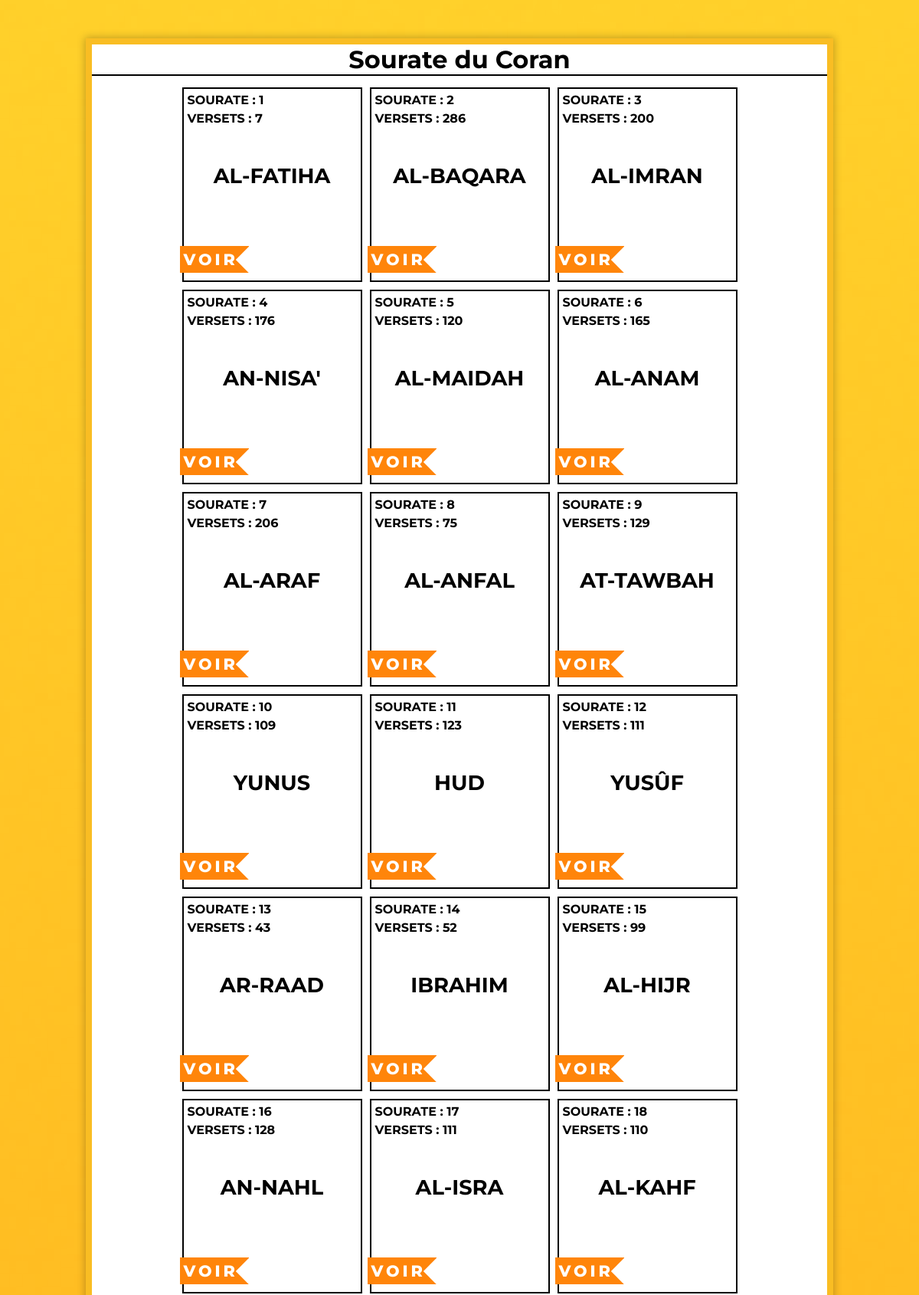
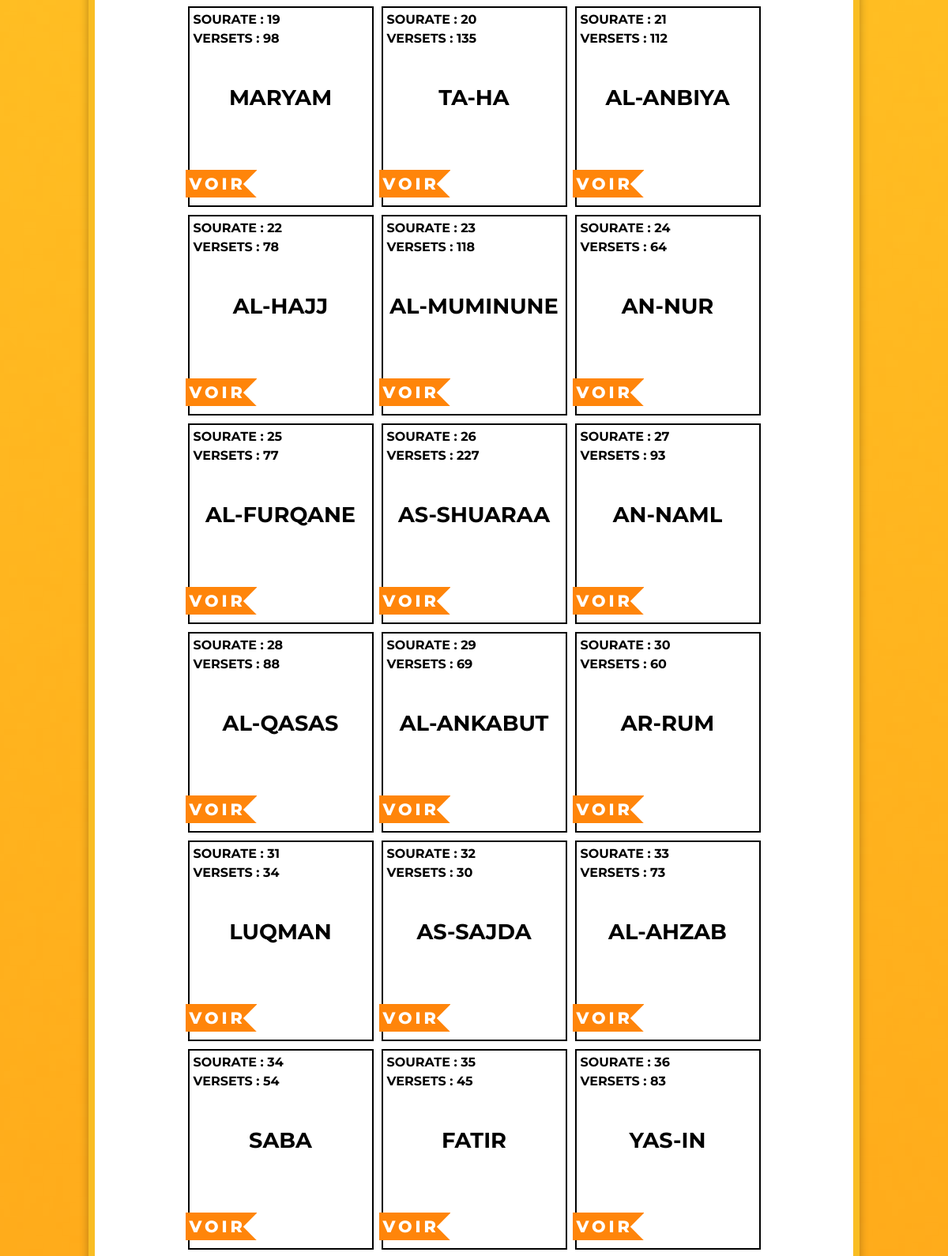
/quran (upper part), run on the app's committed database (2 pictures, top to bottom).
### tables this page shows
CREATE TABLE "quransouh" (
	"id"	INTEGER,
	"name"	TEXT,
	"phonetic"	TEXT,
	"arabe"	TEXT,
	"france"	TEXT,
	"number"	TEXT,
	"versetnum"	TEXT,
	PRIMARY KEY("id" AUTOINCREMENT)
);

### main.py (the view)
@app.route("/quran")
def coranpage():
    try:
        connect = sqlite3.connect('data.db')
        cursor = connect.cursor()
        res = cursor.execute('SELECT * FROM quransouh').fetchall()
        return render_template('souh.html', r=res)
    except Exception as e:
        print(e)
    finally:
        connect.close()

### templates/souh.html (shortened to what this page needs)
<!DOCTYPE html>
<html lang="en">
<head>
    <link rel="stylesheet" href="../static/style.css">
</head>
<body>
    <div class="souhbloc">
        <div class="topbls">
            <h1 class="topbltitle">Sourate du Coran</h1>
            <div class="line"></div>
        </div>
        <div class="middlebls">
            {%for re in r%}
            <div class="suhlist">
                <h2 class="suhtitle">{{re[1]}}</h2>
                <h4 class="numsuh">Sourate : {{re[5]}}</h4>
                <h4 class="numbverset">Versets : {{re[6]}}</h4>
                <a href="{{url_for('coranpages', id=re[5])}}" class="learnsuh">Voir</a>
            </div>
            {%endfor%}
        </div>
    </div>
</body>
</html>

### static/style.css (style rules this page uses)
* { padding: 0; margin:0; }
body { background: url(img/bglineargradient.png) no-repeat center center fixed; -webkit-background-size: cover; -moz-background-size: cover; -o-background-size: cover; background-size: cover; font-family: 'Roboto Slab'; }
a { text-decoration: none; color: white; }
.souhbloc { width: 80%; height: 70%; background-color: white; border: 8px solid #F9BD23; box-shadow: 0px 0px 10px 1px rgba(0, 0, 0, 0.25); margin-left: auto; margin-right: auto; margin-top: 50px; }
.line { width: 100%; height: 2px; background-color: #000000; }
.middlebls { margin: 15px 0 15px 0; width: 100%; display: grid; grid-template-columns: repeat(auto-fill, 235px); justify-content: center; gap: 10px; }
.suhlist { position: relative; height: 250px; border: #000000 2px solid; font-family:'Montserrat'; text-transform: uppercase; }
.learnsuh { background-color: #FF850A; text-transform: uppercase; letter-spacing: 4px; padding: 5px; width: 35%; position: absolute; bottom: 10px; transform: translateX(-5px); transition: transform .15s ease-in; font-weight: 800; font-size: 1.3em; }
.learnsuh::after { content: ''; background-color: white; width: 25px; height: 25px; position: absolute; right:-13px; top: 50%; transform: translateY(-50%) rotate(45deg); pointer-events: none; }
.suhtitle { position: absolute; top: 45%; left: 50%; transform: translate(-50%,-50%); width: 100%; text-align: center; font-size: 1.7em; }
.numsuh, .numbverset { margin: 5px; }
.topbltitle { font-family: "Montserrat"; text-align: center; }

### data on the page
quransouh: name "AL-FATIHA", number "1", versetnum "7"
quransouh: name "AL-BAQARA", number "2", versetnum "286"
quransouh: name "AL-IMRAN", number "3", versetnum "200"
quransouh: name "AN-NISA'", number "4", versetnum "176"
quransouh: name "AL-MAIDAH", number "5", versetnum "120"
quransouh: name "AL-ANAM", number "6", versetnum "165"
quransouh: name "AL-ARAF", number "7", versetnum "206"
quransouh: name "AL-ANFAL", number "8", versetnum "75"
quransouh: name "AT-TAWBAH", number "9", versetnum "129"
quransouh: name "YUNUS", number "10", versetnum "109"
quransouh: name "HUD", number "11", versetnum "123"
quransouh: name "YUSÛF", number "12", versetnum "111"
quransouh: name "AR-RAAD", number "13", versetnum "43"
quransouh: name "IBRAHIM", number "14", versetnum "52"
quransouh: name "AL-HIJR", number "15", versetnum "99"
quransouh: name "AN-NAHL", number "16", versetnum "128"
quransouh: name "AL-ISRA", number "17", versetnum "111"
quransouh: name "AL-KAHF", number "18", versetnum "110"
quransouh: name "MARYAM", number "19", versetnum "98"
quransouh: name "TA-HA", number "20", versetnum "135"
quransouh: name "AL-ANBIYA", number "21", versetnum "112"
quransouh: name "AL-HAJJ", number "22", versetnum "78"
quransouh: name "AL-MUMINUNE", number "23", versetnum "118"
quransouh: name "AN-NUR", number "24", versetnum "64"
quransouh: name "AL-FURQANE", number "25", versetnum "77"
quransouh: name "AS-SHUARAA", number "26", versetnum "227"
quransouh: name "AN-NAML", number "27", versetnum "93"
quransouh: name "AL-QASAS", number "28", versetnum "88"
quransouh: name "AL-ANKABUT", number "29", versetnum "69"
quransouh: name "AR-RUM", number "30", versetnum "60"
quransouh: name "LUQMAN", number "31", versetnum "34"
quransouh: name "AS-SAJDA", number "32", versetnum "30"
quransouh: name "AL-AHZAB", number "33", versetnum "73"
quransouh: name "SABA", number "34", versetnum "54"
quransouh: name "FATIR", number "35", versetnum "45"
quransouh: name "YAS-IN", number "36", versetnum "83"
